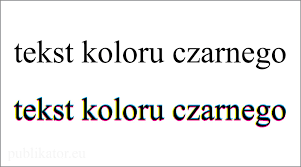
#> input picture images/img1.png, 301 x 167 px, found by its file name
$ python zad_2.py
#> lines starting #> are read from the running program, lines starting #| are printed output that depends on the picture
import pytesseract
import cv2
import matplotlib.pyplot as plt

pytesseract.pytesseract.tesseract_cmd = r'C:\Program Files\Tesseract-OCR\tesseract.exe'


def img_text(img_str):
#> called with img_str = 'images\\img1.png'
    img = cv2.imread(img_str)
#> img is the input picture: shape (167, 301, 3); mean B, G, R 236.7, 237, 237.3
    img_gray = cv2.cvtColor(img, cv2.COLOR_BGR2GRAY)
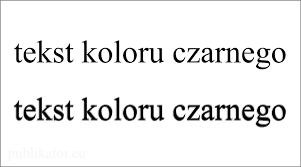
#> img_gray: shape (167, 301); min 0, max 255, mean 237
    print(pytesseract.image_to_string(img_gray))
#> (this line was passed over: pytesseract is not available in this run)


img_text("images\\img1.png")
img_text("images\\img2.png")
#> call 2 of img_text, with img_str = 'images\\img2.png'
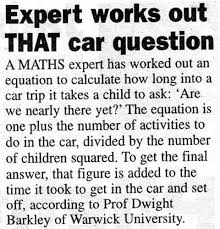
#> input picture images/img2.png, 220 x 229 px, found by its file name
#> in img_text, img is the input picture: shape (229, 220, 3); min 0, max 255, mean 201.2
img_text("images\\img3.png")
#> call 3 of img_text, with img_str = 'images\\img3.png'
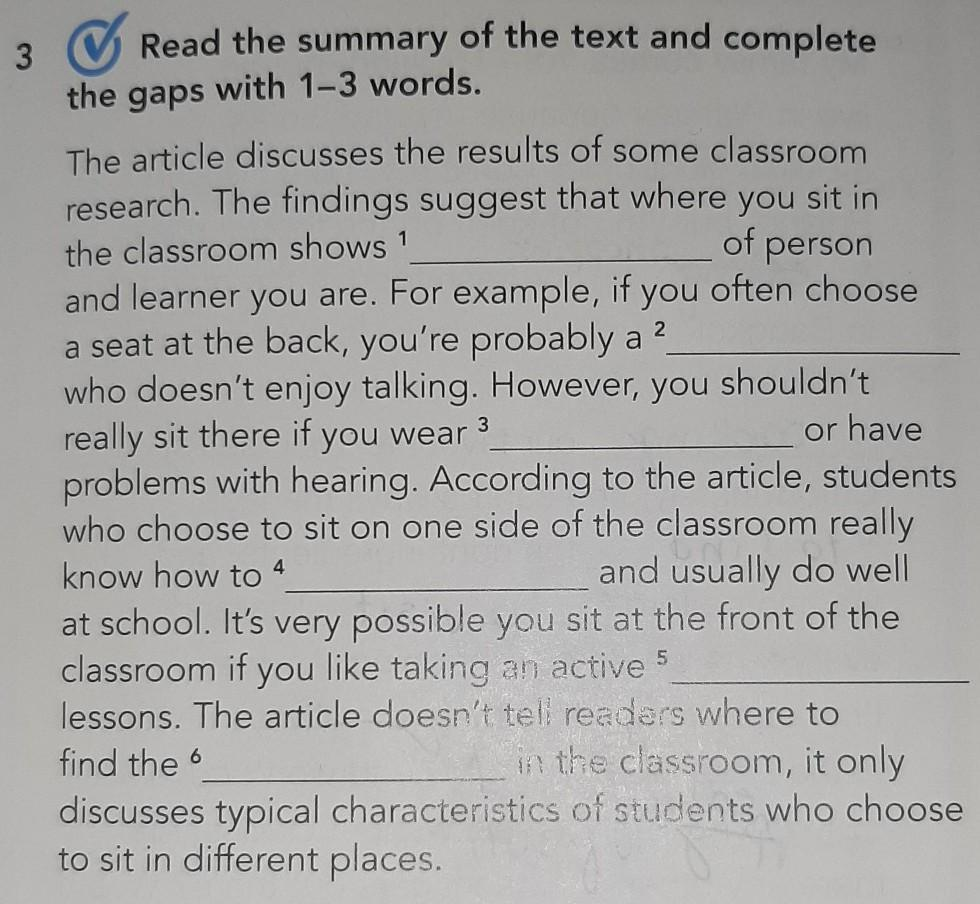
#> input picture images/img3.png, 980 x 904 px, found by its file name
#> in img_text, img is the input picture: shape (904, 980, 3); mean B, G, R 163.8, 165.5, 166.2
img_text("images\\img4.png")
#> call 4 of img_text, with img_str = 'images\\img4.png'
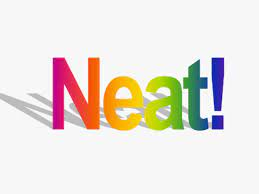
#> input picture images/img4.png, 259 x 194 px, found by its file name
#> in img_text, img is the input picture: shape (194, 259, 3); mean B, G, R 219.9, 227.5, 234.4
#> in img_text (call 4), `img_gray = cv2.cvtColor(img, cv2.COLOR_BGR2GRAY)`:
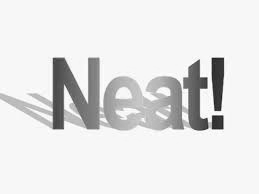
#> img_gray: shape (194, 259); min 27, max 255, mean 228.7
#> (the run stopped early here; a loop or call above may not have finished)
